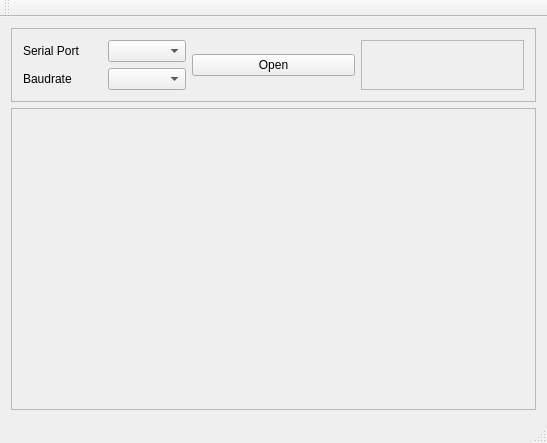
<?xml version="1.0" encoding="UTF-8"?>
<ui version="4.0">
 <class>MainWindow</class>
 <widget class="QMainWindow" name="MainWindow">
  <property name="geometry">
   <rect>
    <x>0</x>
    <y>0</y>
    <width>547</width>
    <height>443</height>
   </rect>
  </property>
  <property name="windowTitle">
   <string>MainWindow</string>
  </property>
  <widget class="QWidget" name="centralWidget">
   <layout class="QVBoxLayout" name="verticalLayout">
    <item>
     <layout class="QHBoxLayout" name="horizontalLayout_2">
      <item>
       <widget class="QFrame" name="frame">
        <property name="frameShape">
         <enum>QFrame::StyledPanel</enum>
        </property>
        <property name="frameShadow">
         <enum>QFrame::Raised</enum>
        </property>
        <layout class="QHBoxLayout" name="horizontalLayout">
         <item>
          <layout class="QGridLayout" name="gridLayout">
           <item row="0" column="0">
            <widget class="QLabel" name="label">
             <property name="text">
              <string>Serial Port</string>
             </property>
            </widget>
           </item>
           <item row="0" column="1">
            <widget class="SerialPortComboBox" name="combobox_serial_port"/>
           </item>
           <item row="1" column="0">
            <widget class="QLabel" name="label_2">
             <property name="text">
              <string>Baudrate</string>
             </property>
            </widget>
           </item>
           <item row="1" column="1">
            <widget class="BaudrateComboBox" name="combobox_baudrate"/>
           </item>
          </layout>
         </item>
         <item>
          <widget class="QPushButton" name="btn_open_serial_port">
           <property name="text">
            <string>Open</string>
           </property>
          </widget>
         </item>
         <item>
          <widget class="QFrame" name="frame_3">
           <property name="frameShape">
            <enum>QFrame::StyledPanel</enum>
           </property>
           <property name="frameShadow">
            <enum>QFrame::Raised</enum>
           </property>
          </widget>
         </item>
        </layout>
       </widget>
      </item>
     </layout>
    </item>
    <item>
     <widget class="QFrame" name="frame_2">
      <property name="sizePolicy">
       <sizepolicy hsizetype="Preferred" vsizetype="Expanding">
        <horstretch>0</horstretch>
        <verstretch>0</verstretch>
       </sizepolicy>
      </property>
      <property name="frameShape">
       <enum>QFrame::StyledPanel</enum>
      </property>
      <property name="frameShadow">
       <enum>QFrame::Raised</enum>
      </property>
     </widget>
    </item>
   </layout>
  </widget>
  <widget class="QMenuBar" name="menuBar">
   <property name="geometry">
    <rect>
     <x>0</x>
     <y>0</y>
     <width>547</width>
     <height>22</height>
    </rect>
   </property>
  </widget>
  <widget class="QToolBar" name="mainToolBar">
   <attribute name="toolBarArea">
    <enum>TopToolBarArea</enum>
   </attribute>
   <attribute name="toolBarBreak">
    <bool>false</bool>
   </attribute>
  </widget>
  <widget class="QStatusBar" name="statusBar"/>
 </widget>
 <layoutdefault spacing="6" margin="11"/>
 <customwidgets>
  <customwidget>
   <class>SerialPortComboBox</class>
   <extends>QComboBox</extends>
   <header>serialportcombobox.h</header>
  </customwidget>
  <customwidget>
   <class>BaudrateComboBox</class>
   <extends>QComboBox</extends>
   <header>baudratecombobox.h</header>
  </customwidget>
 </customwidgets>
 <resources/>
 <connections/>
</ui>
